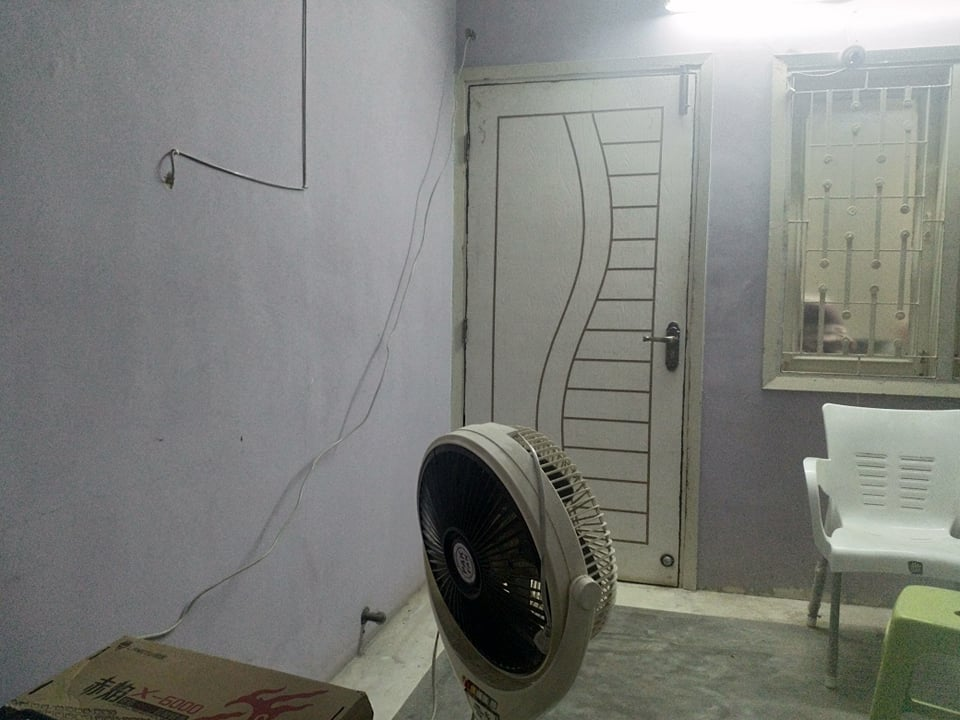
#> input picture panorama_stitch/image1.jpg, 960 x 720 px
$ python stitch.py --first image1.jpg --second image2.jpg
#> lines starting #> are read from the running program, lines starting #| are printed output that depends on the picture
### panorama_stitch/panorama.py
import numpy as np
import imutils
import cv2

class Stitcher:
    def __init__(self):
        # check openCV version
        self.isv3 = imutils.is_cv3(or_better=True)

    def stitch(self, images, ratio=0.75, reprojThresh=4.0,
        showMatches=False):
        # unpack the images then detect keypoints and
        # extract local invariant descripttors from them
        (imageA, imageB) = images
        (kpsA, featuresA) = self.detectAndDescribe(imageA)
        (kpsB, featuresB) = self.detectAndDescribe(imageB)

        # match features between the two images
        M = self.matchKeypoints(kpsA, kpsB,
            featuresA, featuresB, ratio, reprojThresh)

        # if the match is None then there aren't enough
        # matched keypoints to create panorama
        if M is None:
            return None

        # otherwise, apply perspective warp to stitch
        # the images together
        (matches, H, status) = M
        result = cv2.warpPerspective(imageA, H,
            (imageA.shape[1] + imageB.shape[1], imageA.shape[0]))
        result[0:imageB.shape[0], 0:imageB.shape[1]] = imageB

        # check if keypoint match needs to be visualized
        if showMatches:
            vis = self.drawMatches(imageA, imageB, kpsA, kpsB, matches,
                status)

            # return a tuple of the stitched image and the vis
            return (result, vis)


        # return the stitched image
        return result

    def detectAndDescribe(self, image):
        # conver the image to grayscale
        gray = cv2.cvtColor(image, cv2.COLOR_BGR2GRAY)

        # check if we're using OpenCV 3.X
        if self.isv3:
            # detect and extract features from image
            descriptor = cv2.xfeatures2d.SIFT_create()
            (kps, features) = descriptor.detectAndCompute(image, None)

            # otherwise of OpenCV 2.4.X
        else:
            # detect keypoints in image
            detector = cv2.FeatureDetector_create("SIFT")
            kps = detector.detect(gray)

            # extract the features from the image
            extractor = cv2.DescriptorExtractor_create("SIFT")
            (kps, features) = extractor.compute(gray, kps)

        # convert the keypoints from Object to Numpy array
        kps = np.float32([kp.pt for kp in kps])

        # return a tuple of keypoitns and features
        return (kps, features)

    def matchKeypoints(self, kpsA, kpsB, featuresA, featuresB,
        ratio, reprojThresh):
        # compute the raw matches and initialize the list of
        # actualmatches
        matcher = cv2.DescriptorMatcher_create("BruteForce")
        rawMatches = mathcer.knnMatch(featuresA, featuresB, 2)
        matches = []

        # loop over the matches
        for m in rawMatches:
            # ensure the distance is within a certain ratio of
            # each other (Lowe's ratio test)
            if len(m) == 2 and m[0].distance < m[1].distance * ratio:
                matches.append((m[0].trainIdx, m[0].queryIdx))


        # computing homography requires atleast 4 matches
        if len(matches) > 4:
            # construct the two sets of points
            ptsA = np.float32([kpsA[i] for (_, i) in matches])
            ptsB = np.float32([kpsB[i] for (_, i) in matches])

            # compute the homography between the two sets of points
            (H, status) = cv2.findHomography(ptsA, ptsB, cv2.RANSAC,
                reprojThresh)

            # return the matches along with homography matrix
            # and the status of each mathced point
            return (matches, H, status)

        # otherwise, no homography could be computed
        else:
            return None


    # [19 lines left out: function drawMatches, not called in this run]

### panorama_stitch/stitch.py
from panorama import Stitcher
import argparse
import imutils
import cv2

ap = argparse.ArgumentParser()
ap.add_argument("-f", "--first", required=True,
    help="path to first image")
ap.add_argument("-s", "--second", required=True,
help="path to second image")
args = vars(ap.parse_args())

# load the two images and resize them with
# same width
width = 400
imageA = cv2.imread(args["first"])
#> imageA is the input picture: shape (720, 960, 3); mean B, G, R 123.7, 128.1, 126.5
imageB = cv2.imread(args["second"])
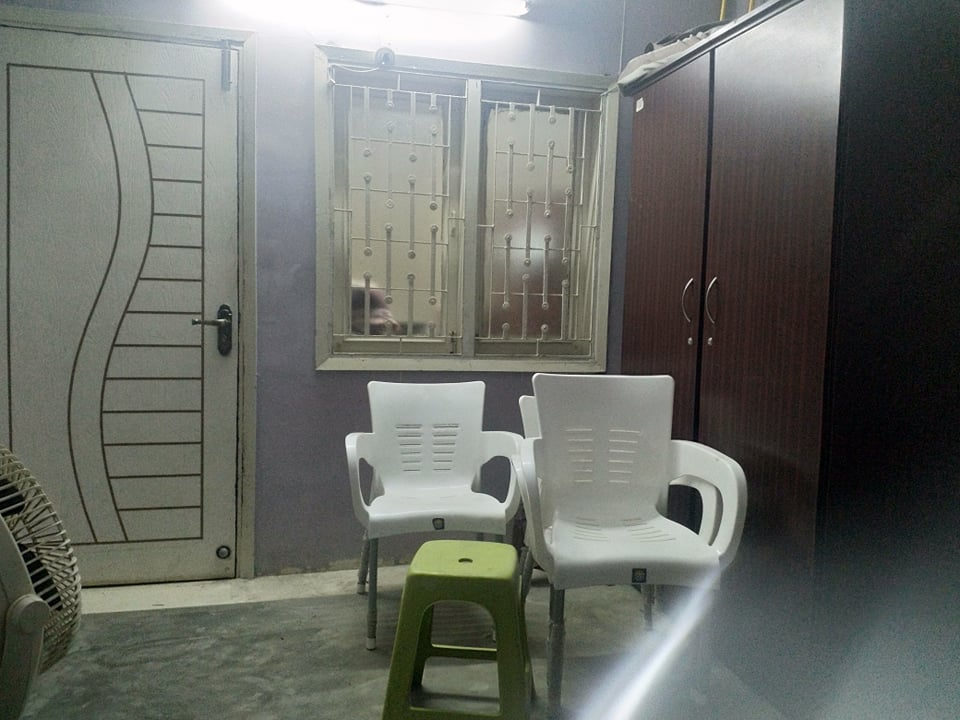
#> input picture panorama_stitch/image2.jpg, 960 x 720 px
#> imageB is the input picture: shape (720, 960, 3); mean B, G, R 103.5, 109.3, 106.3
imageA  = imutils.resize(imageA, width=width)
#> imageA: shape (300, 400, 3)
imageB = imutils.resize(imageB, width=width)
#> imageB: shape (300, 400, 3)

# stitch the images together to create panorama
stitcher = Stitcher()
(result, vis) = stitcher.stitch([imageA, imageB], showMatches=True)
#> in detectAndDescribe, `gray = cv2.cvtColor(image, cv2.COLOR_BGR2GRAY)`:
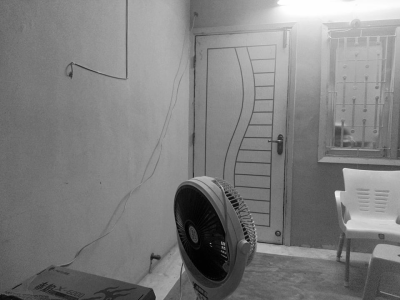
#> gray: shape (300, 400); min 1, max 254, mean 127.2
#> in detectAndDescribe, `kps = detector.detect(gray)`: kps = 145 keypoints; strongest (x, y, size): (337, 194, 4.6), (192, 206, 26.3), (245, 241, 2.4), (344, 169, 2.3)
#> in detectAndDescribe, `kps = np.float32([kp.pt for kp in kps])`: kps = 145 pairs, first value 10.76 to 393.3, second value 2.59 to 296.8
#> in stitch, `(kpsA, featuresA) = self.detectAndDescribe(imageA)`: kpsA has the same summary as kps in detectAndDescribe
#> in detectAndDescribe (call 2), `gray = cv2.cvtColor(image, cv2.COLOR_BGR2GRAY)`:
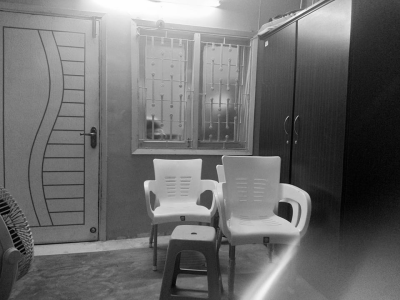
#> gray: shape (300, 400); min 1, max 254, mean 107.7
#> in detectAndDescribe (call 2), `kps = detector.detect(gray)`: kps = 249 keypoints; strongest (x, y, size): (285, 210, 11.1), (206, 198, 9.6), (146, 184, 4.5), (266, 44, 2.5)
#> in detectAndDescribe (call 2), `kps = np.float32([kp.pt for kp in kps])`: kps = 249 pairs, first value 5.37 to 316.6, second value 4.22 to 295.1
#> in stitch, `(kpsB, featuresB) = self.detectAndDescribe(imageB)`: kpsB has the same summary as kps in detectAndDescribe
#> (the run stopped early here; a loop or call above may not have finished)
